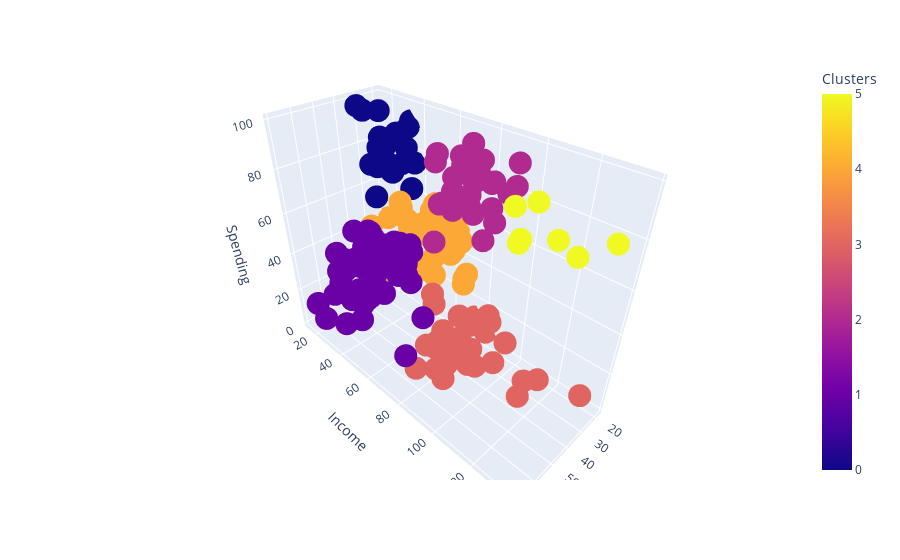

The notebook cell this image was saved under:
### Code cell
fig = px.scatter_3d(data_frame=X,x="Age",y="Income",z="Spending",color="Clusters")
fig.show()

### Figure 1 — Plotly figure (JSON) as saved in the notebook; plotly's stock layout.template omitted (floating-point values rounded to 4 significant figures; data arrays with more than 128 entries replaced by an {"elided": "..."} marker saying what was removed)
{"data": [{"hovertemplate": "Age=%{x}<br>Income=%{y}<br>Spending=%{z}<br>Clusters=%{marker.color}<extra></extra>", "legendgroup": "", "marker": {"color": {"elided": "200 int values"}, "coloraxis": "coloraxis", "symbol": "circle"}, "mode": "markers", "name": "", "scene": "scene", "showlegend": false, "type": "scatter3d", "x": {"elided": "200 int values"}, "y": {"elided": "200 int values"}, "z": {"elided": "200 int values"}}], "layout": {"coloraxis": {"colorbar": {"title": {"text": "Clusters"}}, "colorscale": [[0, "#0d0887"], [0.1111, "#46039f"], [0.2222, "#7201a8"], [0.3333, "#9c179e"], [0.4444, "#bd3786"], [0.5556, "#d8576b"], [0.6667, "#ed7953"], [0.7778, "#fb9f3a"], [0.8889, "#fdca26"], [1, "#f0f921"]]}, "legend": {"tracegroupgap": 0}, "margin": {"t": 60}, "scene": {"domain": {"x": [0, 1], "y": [0, 1]}, "xaxis": {"title": {"text": "Age"}}, "yaxis": {"title": {"text": "Income"}}, "zaxis": {"title": {"text": "Spending"}}}}}
